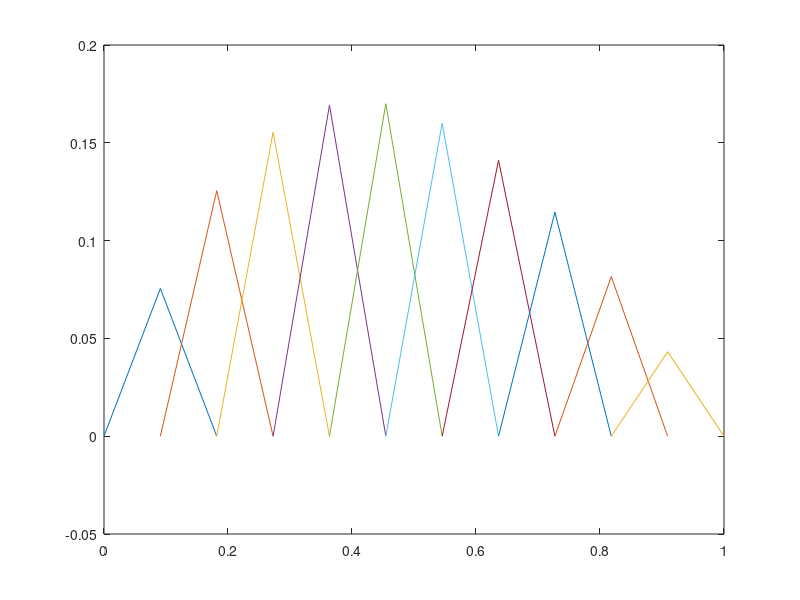

Write the MATLAB code that produced this figure. (Note: this script raises an error after producing the figure.)
% HW09 Problem 3
%
% solve BVP by Galerkin method

Mvec = [1,2,5,10,15,20,30,40,60,80,100,120]';
Mvec = [10,20,40]';
% Mvec = 10;
errorvec = zeros(size(Mvec));
for j=1:length(Mvec)
    %% setup
    M = Mvec(j);
    
    % compute the collocation points
    h = 1/(M+1);
    x = (0:h:1)';
    disp(x);
    
    % set r
    % xmid = x(floor(length(x)/2));
    xmids = x(2:end-1);
    
    % evaluate r using quad
    %     for i=1:length(xmids)
    %         xj = xmids(i);
    %         rfuncl = @(x) (1-abs(x-xj)./h).*(2.*x-4)./((1+x).^2);
    %         r(i) = quad(rfuncl,x(i),x(i+2));
    %     end
    %     disp(r);
    % build A
    
    r = h.*((2.*xmids-4)./((1+xmids).^2));
    disp(r);
    
    
    % build A
    qmid = -2./((1+(xmids)).^2);
    % push evaluation forward so that the matrix is symmetric
    qmidh = -2./((1+(xmids(1:end-1)+h/2)).^2);
    offdiag = (1/h+qmidh.*h./6);
    A = spdiags((-2/h+qmid.*2.*h./3),0,M,M)+spdiags([0;offdiag],1,M,M)...
        +spdiags([offdiag;0],-1,M,M);
    % verify that A is symmetric
    disp(A);
    
    c = A\r;
    
    % build A using the MATLAB's integrator
    
    %     xdiags = r;
    %     for i=1:length(xmids)
    %         xj = xmids(i);
    %         qfuncl = @(x) (1-abs(x-xj)./h).^2.*(-2.*x)./((1+x).^2);
    %         xdiags(i) = -2/h+quad(qfuncl,x(i),x(i+2));
    %     end
    %
    %     xupdiags = r;
    %     for i=1:length(xmids)-1
    %         xj = xmids(i);
    %         xj1 = xmids(i+1);
    %         qfunc2 = @(x) (1-abs(x-xj)./h).*(1-abs(x-xj1)./h).*(-2.*x)./((1+x).^2);
    %         xupdiags(i) = 1/h+quad(qfunc2,x(i+1),x(i+2));
    %     end
    
    %     A = spdiags(xdiags,0,M,M)+spdiags([0;xupdiags],1,M,M)...
    %         +spdiags([xupdiags;0],-1,M,M);
    
    %% solve
    c = A\r;
    
    %% add all of the functions  for the solution
    y = x;
    for i=2:M+1
        y(i-1:i+1) = y(i-1:i+1)+c(i-1).*(1-abs(x(i-1:i+1)-x(i))/h);
    end
    yexact = 2.*x./(1+x);
    
    
    %% compute max error (and save)
    maxerror = max(abs(yexact-y));
    fprintf('maximum error for M = %g is %g\n',M,maxerror);
    errorvec(j) = maxerror;
    
    %%  plot the solution, and exact
    if M > 0
        %% quick plot of all of the theta's
        figure;
        for i=2:M+1
            plot(x(i-1:i+1),c(i-1).*(1-abs(x(i-1:i+1)-x(i))/h));
            hold on;
        end
        
        
        figure;
        tmpfigh = gcf;
        clf;
        figshape(600,600);
        set(gcf,'Color','none');
        set(gcf,'InvertHardCopy', 'off');
        set(gcf,'DefaultAxesFontname','helvetica');
        set(gcf,'DefaultLineColor','r');
        set(gcf,'DefaultAxesColor','none');
        set(gcf,'DefaultLineMarkerSize',5);
        set(gcf,'DefaultLineMarkerEdgeColor','k');
        set(gcf,'DefaultLineMarkerFaceColor','g');
        set(gcf,'DefaultAxesLineWidth',0.5);
        set(gcf,'PaperPositionMode','auto');
        
        plot(x,y,'LineWidth',2,'Color','b');
        hold on;
        plot(x,yexact,'LineWidth',2,'Color','r')
        legend({'numerical','exact'},'Location','NorthWest');
        legend boxoff;
        set(gca, 'fontsize',18)
        xlabel('x','FontSize',20)
        ylabel('y','FontSize',20)
        
        psprintcpdf_keeppostscript(sprintf('andy_hw09_prb03_%02g_m%02g',1,M));
        
        %%  plot the solution error
        figure;
        tmpfigh = gcf;
        clf;
        figshape(600,600);
        set(gcf,'Color','none');
        set(gcf,'InvertHardCopy', 'off');
        set(gcf,'DefaultAxesFontname','helvetica');
        set(gcf,'DefaultLineColor','r');
        set(gcf,'DefaultAxesColor','none');
        set(gcf,'DefaultLineMarkerSize',5);
        set(gcf,'DefaultLineMarkerEdgeColor','k');
        set(gcf,'DefaultLineMarkerFaceColor','g');
        set(gcf,'DefaultAxesLineWidth',0.5);
        set(gcf,'PaperPositionMode','auto');
        
        plot(x,abs(yexact-y),'LineWidth',2,'Color','r')
        set(gca, 'fontsize',18)
        xlabel('x','FontSize',20)
        ylabel('y','FontSize',20)
        
        psprintcpdf_keeppostscript(sprintf('andy_hw09_prb03_%02g_m%02g_error',1,M));
        % close all;
    end
end

%% plot error versus 1/M
figure;
tmpfigh = gcf;
clf;
figshape(600,600);
set(gcf,'Color','none');
set(gcf,'InvertHardCopy', 'off');
set(gcf,'DefaultAxesFontname','helvetica');
set(gcf,'DefaultLineColor','r');
set(gcf,'DefaultAxesColor','none');
set(gcf,'DefaultLineMarkerSize',5);
set(gcf,'DefaultLineMarkerEdgeColor','k');
set(gcf,'DefaultLineMarkerFaceColor','g');
set(gcf,'DefaultAxesLineWidth',0.5);
set(gcf,'PaperPositionMode','auto');

plot(1./Mvec,errorvec,'LineWidth',2,'Color','b')

set(gca, 'fontsize',18)
xlabel('1/M','FontSize',20)
ylabel('Max error','FontSize',20)
psprintcpdf_keeppostscript(sprintf('andy_hw09_prb03_02'));